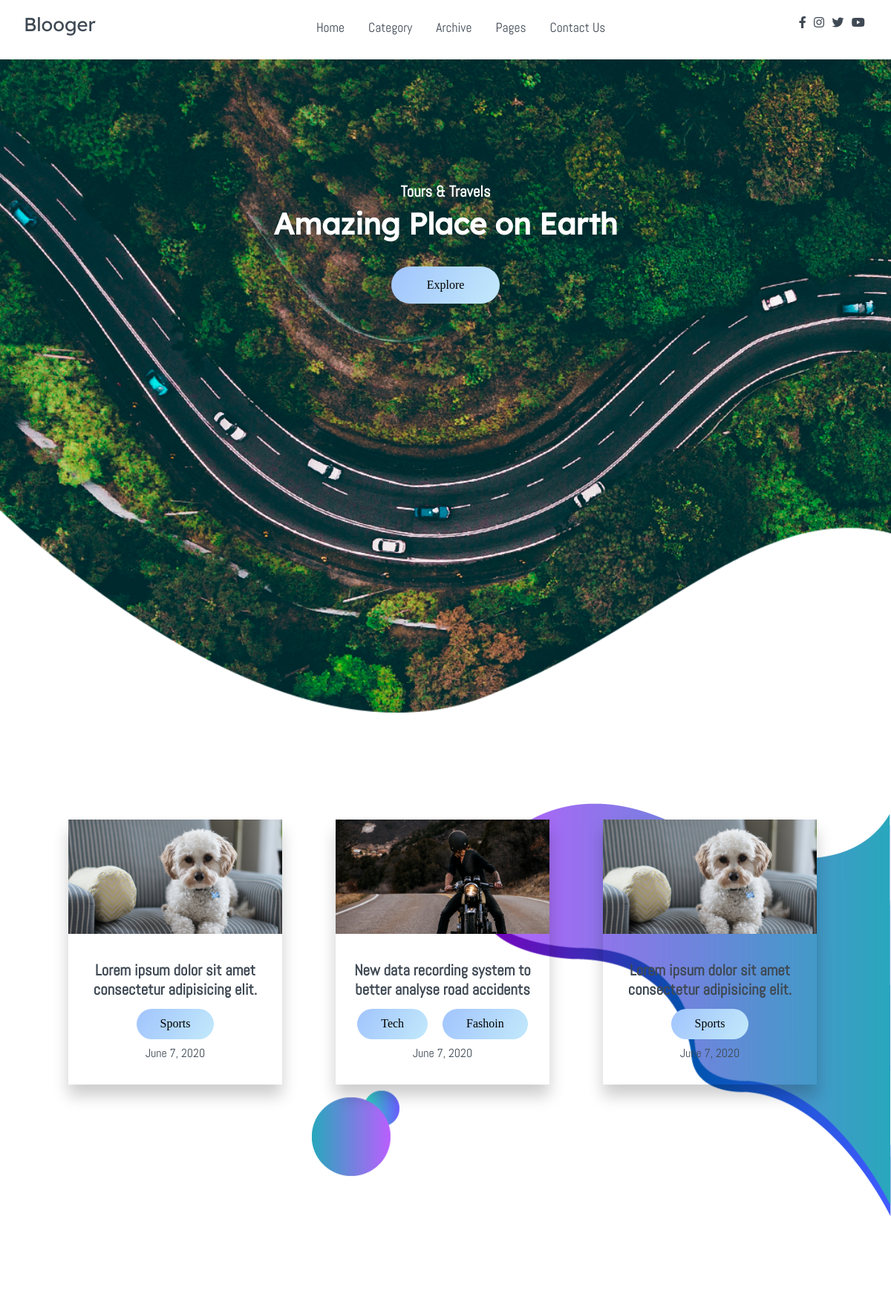
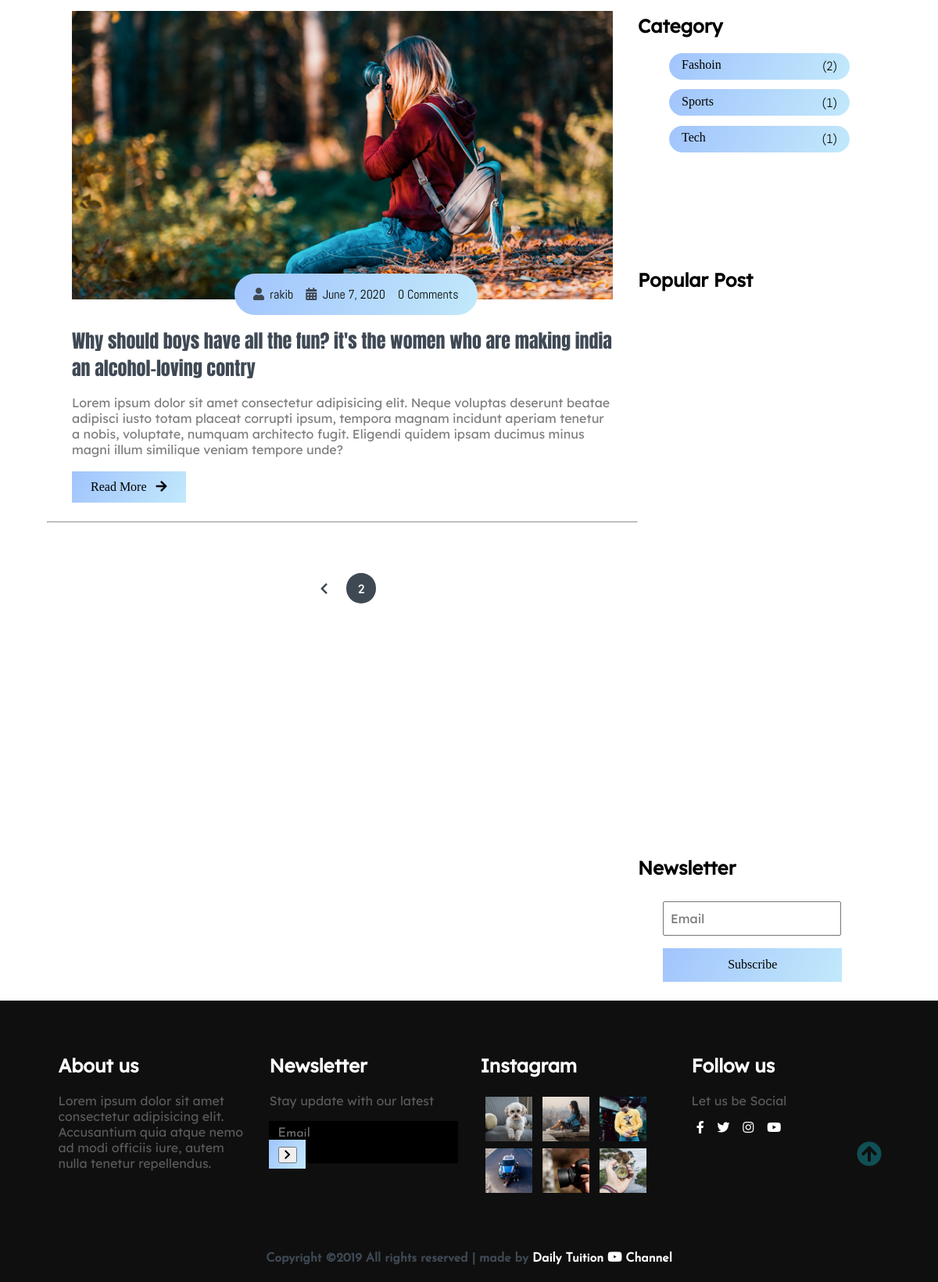
Screenshot of /?page=2 with the database file from the repository (2 pictures, top to bottom).
### post/models.py (models this page shows, shortened)
class Post(models.Model):
    title = models.CharField(max_length=100)
    overview = models.TextField()
    timestamp = models.DateTimeField(auto_now_add=True)
    comment_count = models.IntegerField(default=0)
    view_count = models.IntegerField(default=0)
    author = models.ForeignKey(Author,on_delete=models.CASCADE)
    thumbnail = models.ImageField()
    categories = models.ManyToManyField(Category)
    Featured = models.BooleanField(default=False)
    def get_absolute_url(self):
        return reverse('post_view', kwargs={
            'id':self.id
        })

class Category(models.Model):
    title = models.CharField(max_length=100)
    def __str__(self):
        return self.title

class Author(models.Model):
    user = models.OneToOneField(User, on_delete=models.CASCADE)
    def __str__(self):
        return self.user.username

### post/views.py (the view)
# urls.py: path('',views.home, name="home"),
def home(request):
    cat_count = category_count()
    print(cat_count)
    featured_post = Post.objects.filter(Featured=True)
    all_post = Post.objects.order_by('-timestamp')
    popular_post = Post.objects.order_by('view_count')[:2]
    paginator = Paginator(all_post, 2)
    page_req_var = 'page'
    page = request.GET.get(page_req_var)
    try:
        paginated_qs = paginator.page(page)
    except PageNotAnInteger:
        paginated_qs = paginator.page(1)
    except EmptyPage:
        paginated_qs = paginator.page(paginator.num_pages)
    if request.method == "POST":
        email = request.POST["email"]
        new_subscriber= Subscriber()
        new_subscriber.email = email
        new_subscriber.save()
        return redirect('home')
    context ={
        'featured_post':featured_post,
        'all_post': paginated_qs,
        'page_req_var': page_req_var,
        'cat_count':cat_count,
        'popular_post':popular_post
    }
    return render(request,'index.html',context)

### post/views.py (called while the page is built)
def category_count():
    qs = Post.objects.values('categories__title').annotate(Count('categories'))
    return qs

### post/templates/Index.html (shortened to what this page needs)
{% extends 'base.html'%}
{% load static %}
{% block content %}
    {% include 'nav.html' %}
    <main>
        <section class="site-title">
            <div class="site-background" data-aos="fade-up" data-aos-delay="100">
                <h3>Tours & Travels</h3>
                <h1>Amazing Place on Earth</h1>
                <button class="btn">Explore</button>
            </div>
        </section>
        <section>
            <div class="blog">
                <div class="container">
                    <div class="owl-carousel owl-theme blog-post">
                        {% for post in featured_post %}
                        <div class="blog-content" data-aos="fade-right" data-aos-delay="200">
                            <img src="{{post.thumbnail.url}}" alt="post-1">
                            <a href="{{post.get_absolute_url}}">
                            <div class="blog-title">
                                <h3>{{post.title}}</h3>
                                {%for cat in post.categories.all %}
                                <button class="btn btn-blog">{{cat}}</button>
                                {%endfor%}
                                <span>{{post.timestamp|date}}</span>
                            </div>
                            </a>
                        </div>
                        {%endfor%}
                    </div>
                </div>
            </div>
        </section>
        <section class="container">
            <div class="site-content">
                <div class="posts">
                    {% for post in all_post %}
                    <div class="post-content" data-aos="zoom-in" data-aos-delay="200">
                        <div class="post-image">
                            <div>
                                <img src="{{post.thumbnail.url}}" class="img" alt="blog1">
                            </div>
                            <div class="post-info flex-row">
                                <span><i class="fas fa-user text-gray"></i>&nbsp;&nbsp;{{post.author}}</span>
                                <span><i class="fas fa-calendar-alt text-gray"></i>&nbsp;&nbsp;{{post.timestamp|date}}</span>
                                <span>{{post.comment_count}} Comments</span>
                            </div>
                        </div>
                        <div class="post-title">
                            <a href="{{post.get_absolute_url}}">{{post.title}}</a>
                            <p>{{post.overview}}
                            </p>
                            <a href="{{post.get_absolute_url}}">
                                <button class="btn post-btn">Read More &nbsp; <i class="fas fa-arrow-right"></i></button>
                            </a>
                        </div>
                    </div>
                    {% endfor %}
                    <hr>
                    <div class="pagination flex-row">
                        {% if all_post.has_previous%}
                        <a href="?{{page_req_var}}={{all_post.previous_page_number}}"><i class="fas fa-chevron-left"></i></a>
                        {%endif%}
                        <a href="?{{page_req_var}}={{all_post.number}}" class="pages">{{all_post.number}}</a>
                    </div>
                </div>
            {% include 'sidebar.html' %}
            </div>
        </section>
    </main>
    {% include 'footer.html' %}
    {% endblock %}

### post/templates/sidebar.html (shortened to what this page needs)
{% load static %}
<aside class="sidebar">
    <div class="category">
        <h2>Category</h2>
        <ul class="category-list">
            {% for cat in cat_count %}
            <li class="list-items" data-aos="fade-left" data-aos-delay="100">
                <a href="#">{{ cat.categories__title}}</a>
                <span>({{ cat.categories__count}})</span>
            </li>
            {% endfor %}
        </ul>
    </div>
    <div class="popular-post">
        <h2>Popular Post</h2>
        <div class="post-content" data-aos="flip-up" data-aos-delay="200">
            {% for popular in popular_post %}
            <div class="post-image">
                <div>
                    <img src="{% static 'assets/popular-post/m-blog-1.jpg' %}" class="img" alt="blog1">
                </div>
                <div class="post-info flex-row">
                    <span><i class="fas fa-calendar-alt text-gray"></i>&nbsp;&nbsp;January 14,
                        2019</span>
                    <span>2 Commets</span>
                </div>
            </div>
            <div class="post-title">
                <a href="#">{{popular.title}}</a>
            </div>
            {% endfor %}
        </div>
    </div>
    <div class="newsletter" data-aos="fade-up" data-aos-delay="300">
        <h2>Newsletter</h2>
        <div class="form-element">
            <form action="." method="POST">
            <input type="text" class="input-element" name="email" placeholder="Email">
            <button class="btn form-btn" type="submit">Subscribe</button>
        </form>
        </div>
    </div>
</aside>

### static/css/all.css (style rules this page uses)
.fa, .fas, .far, .fal, .fad, .fab { -moz-osx-font-smoothing: grayscale; -webkit-font-smoothing: antialiased; display: inline-block; font-style: normal; font-variant: normal; text-rendering: auto; line-height: 1; }
.fa-arrow-right:before { content: "\f061"; }
.fa-calendar-alt:before { content: "\f073"; }
.fa-chevron-left:before { content: "\f053"; }
.fa-user:before { content: "\f007"; }
.fa, .fas { font-family: 'Font Awesome 5 Free'; font-weight: 900; }

### rows the page displays
Post: thumbnail (picture), title "Lorem ipsum dolor sit amet consectetur adipisicing elit.", timestamp "June 7, 2020"
Category: title "Sports"
Post: thumbnail (picture), title "New data recording system to better analyse road accidents", timestamp "June 7, 2020"
Category: title "Tech", categories__title "Tech", categories__count "1"
Category: title "Fashoin", categories__title "Fashoin", categories__count "2"
Post: thumbnail (picture), author "rakib", timestamp "June 7, 2020", comment_count "0", title "Why should boys have all the fun? it's the women who are making india an alcohol-loving contry", overview "Lorem ipsum dolor sit amet consectetur adipisicing elit. Neque voluptas deserunt beatae adipisci iusto totam placeat corrupti ipsum, tempora magnam incidunt aperiam tenetur a nobis, voluptate, numquam architecto fugit. Eligendi quidem ipsam ducimus minus magni illum similique veniam tempore unde?"

### other values shown
{{ all_post.number }} "2"
{{ cat.categories__title }} "Sports"
{{ cat.categories__count }} "1"
